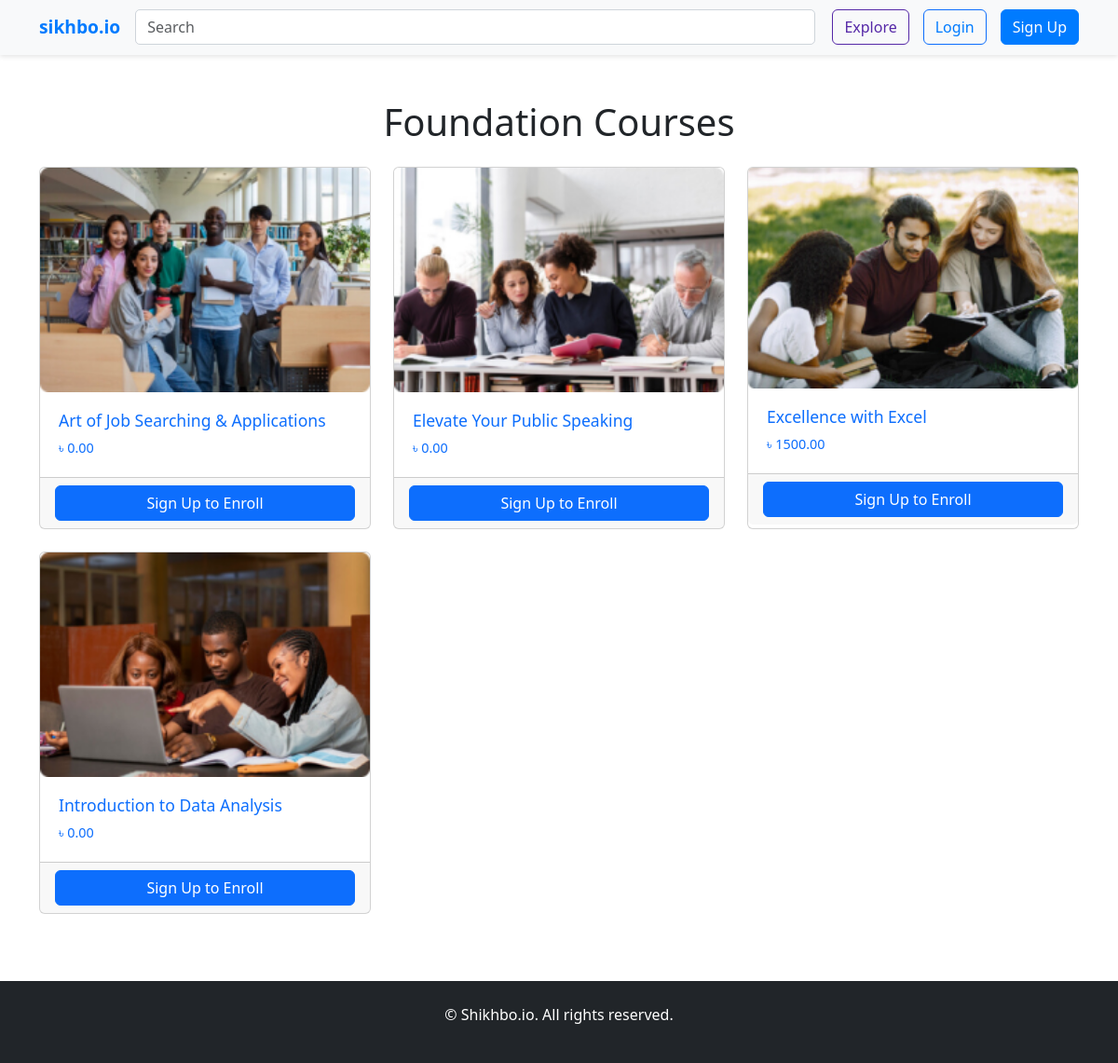
Screenshot of /foundation-courses/ with the database file from the repository.
### base/models.py (models this page shows, shortened)
class Course(models.Model):
    title = models.CharField(max_length=200)
    description = models.TextField(null=True)
    price = models.DecimalField(max_digits=10, decimal_places=2)
    thumbnail = models.ImageField(upload_to='course_thumbnails/', null=True)
    category = models.ForeignKey(Category, on_delete=models.CASCADE, null=True)
    students_enrolled = models.PositiveIntegerField(default=0)
    image = models.ImageField(upload_to='', blank=True, null=True)

### base/views.py (the view)
# urls.py: path('foundation-courses/', base_views.foundation_courses, name='foundation_courses'),
def foundation_courses(request):
    foundation_category = Category.objects.get(name='Foundation')
    foundation_courses = Course.objects.filter(category=foundation_category)
    return render(request, 'foundation_courses.html', {'foundation_courses': foundation_courses})

### template/foundation_courses.html (shortened to what this page needs)
<!DOCTYPE html>
<html lang="en">
<head>
    {% load static %}
    <link href="https://cdn.jsdelivr.net/npm/bootstrap@5.3.0-alpha1/dist/css/bootstrap.min.css" rel="stylesheet">
    <link rel="stylesheet" href="{% static 'css/foundation_courses.css' %}">
</head>
<body>
<nav class="navbar navbar-expand-lg navbar-light bg-light">
    <div class="container">
        <a class="navbar-brand" href="{% url 'home' %}">sikhbo.io</a>
        <form class="navbar-form" method="POST">
            <input class="form-control me-2" type="search" placeholder="Search" aria-label="Search">
            <button class="btn btn-outline-success" type="submit">Explore</button>
        </form>
        <div class="navbar-links">
            {% if user.is_authenticated %}
                <a href="{% url 'user_profile' %}" class="btn btn-outline-secondary me-2">
                    Welcome, {{ user.username }}
                </a>
                <a href="{% url 'logout' %}" class="btn btn-outline-danger">Logout</a>
            {% else %}
                <a href="{% url 'login' %}" class="btn btn-outline-primary">Login</a>
                <a href="{% url 'signup' %}" class="btn btn-primary">Sign Up</a>
            {% endif %}
        </div>
    </div>
</nav>
    <section class="py-5">
        <div class="container">
            <h1 class="mb-4 text-center">Foundation Courses</h1>
            <div class="row">
                {% if foundation_courses %}
                    {% for course in foundation_courses %}
                    <div class="col-md-4 mb-4">
                        <div class="card h-100">
                            <a href="{% url 'course_details' course.id %}" class="text-decoration-none">
                                <img src="{{ course.thumbnail.url }}" class="card-img-top" alt="{{ course.title }}">
                                <div class="card-body">
                                    <h5 class="card-title">{{ course.title }}</h5>
                                    <p class="card-text">৳ {{ course.price }}</p>
                                </div>
                            </a>
                            <div class="card-footer">
                                {% if user.is_authenticated %}
                                    <a href="{% url 'enroll_course' course.id %}" class="btn btn-primary w-100">Enroll Now</a>
                                {% else %}
                                    <a href="{% url 'signup' %}" class="btn btn-primary w-100">Sign Up to Enroll</a>
                                {% endif %}
                            </div>
                        </div>
                    </div>
                    {% endfor %}
                {% else %}
                    <p class="text-center">No Foundation courses available at the moment. Please check back later.</p>
                {% endif %}
            </div>
        </div>
    </section>
    <footer class="py-4 bg-dark text-white">
        <div class="container text-center">
            <p>&copy; {{ current_year }} Shikhbo.io. All rights reserved.</p>
        </div>
    </footer>
</body>
</html>

### static/css/foundation_courses.css (style rules this page uses)
.navbar { background-color: #fff; padding: 10px 20px; box-shadow: 0 2px 5px rgba(0, 0, 0, 0.1); display: flex; justify-content: space-between; align-items: center; }
.navbar-brand { font-weight: bold; font-size: 1.2rem; color: #007bff; }
.navbar-form { flex: 1; display: flex; align-items: center; }
.form-control { border-radius: 5px; border-color: #ced4da; flex: 1; }
.btn-outline-success { border-color: #5528a7; color: #5528a7; margin-left: 10px; }
.navbar-links { display: flex; align-items: center; }
.navbar-links a { margin-left: 15px; text-decoration: none; color: #007bff; }
.navbar-links .btn-primary { background-color: #007bff; border-color: #007bff; color: #fff; margin-left: 15px; }
.card { transition: transform 0.3s ease, box-shadow 0.3s ease; }
.card img { transition: transform 0.3s ease; }
.card-body { padding: 20px; }
.card-title { font-size: 1.1rem; }
.card-text { font-size: 0.9rem; }

### rows the page displays
Course: thumbnail (picture), title "Art of Job Searching & Applications", price "0.00"
Course: thumbnail (picture), title "Elevate Your Public Speaking", price "0.00"
Course: thumbnail (picture), title "Excellence with Excel", price "1500.00"
Course: thumbnail (picture), title "Introduction to Data Analysis", price "0.00"
